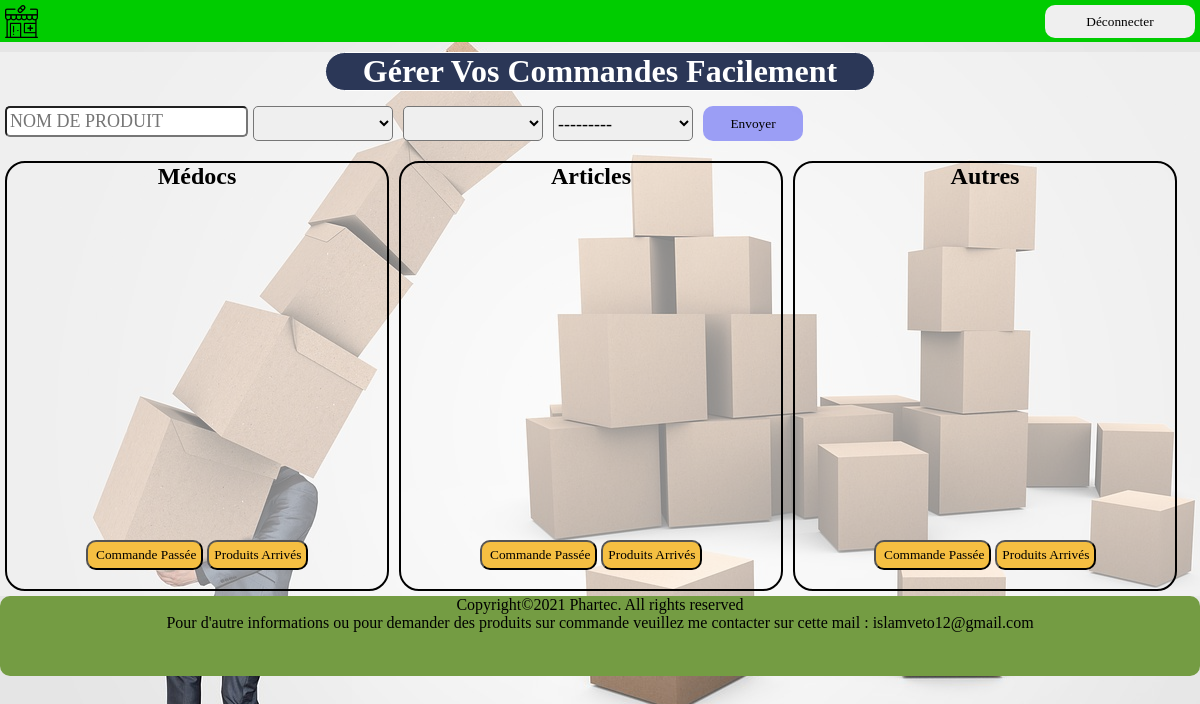
Page /orders/ (signed in) on the earlier database version.
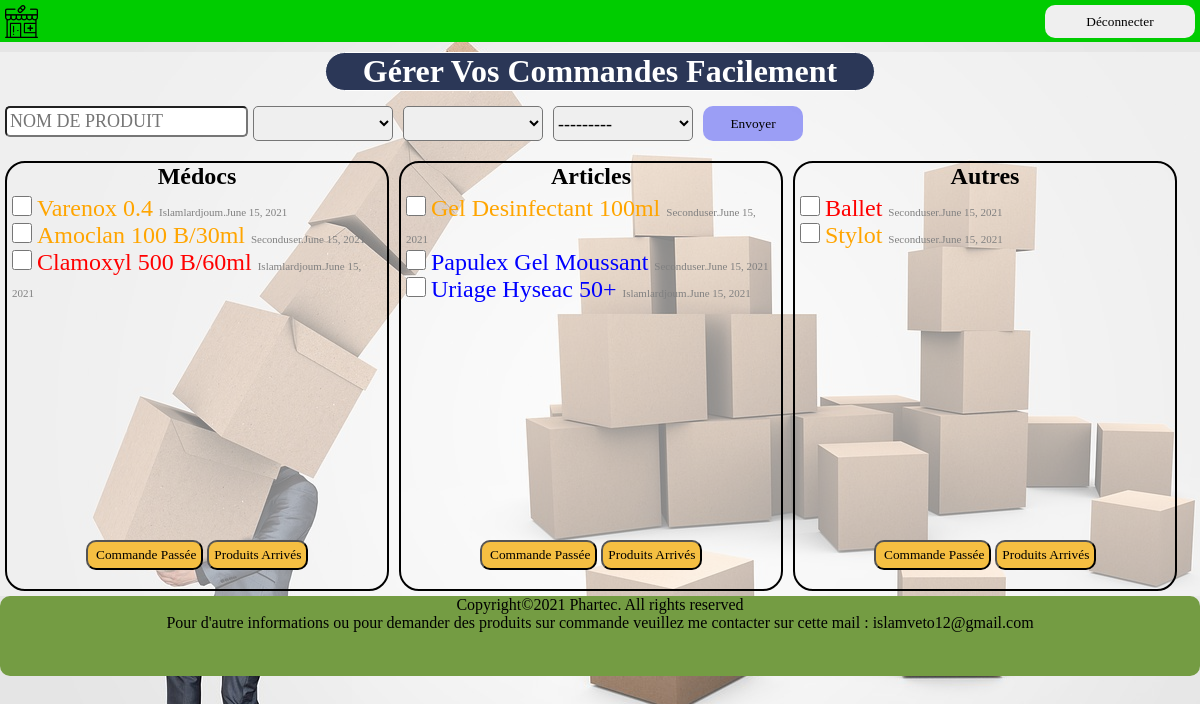
Same page on the later database version.
### orders/models.py (models this page shows)
class Commande(models.Model):
	creation_date = models.DateField(auto_now_add=True)
	product = models.CharField(max_length=250)
	productype = models.CharField(max_length=100)
	username = models.ForeignKey(User, on_delete=models.CASCADE)
	tags = models.CharField(max_length=100)
	completed = models.BooleanField(default= False)

### orders/views.py (the view, shortened to what this page needs)
# urls.py: path('orders/', easyCmd, name="easycmd"),
@login_required(login_url='login')
def easyCmd(request):
	get_mdc = Commande.objects.filter(productype='Médicament').order_by('creation_date')
	get_art = Commande.objects.filter(productype='Article').order_by('creation_date')
	get_other = Commande.objects.filter(productype='Autres').order_by('creation_date')
	form = CmdForm(request.POST or None)
	context = {
	'mdcs' : get_mdc,'form' : form, 'arts': get_art,'autres' : get_other
	}
	return render(request,'index.html',context)

### orders/forms.py
class CmdForm(forms.ModelForm):
	class Meta:
		model = Commande
		fields = ['product','productype','tags','username']
		CTR_CHOICES = (
			('', ''),
			('Médicament','Médicament'),
			('Article','Article'),
			('Autres','Autres'))
		TAG_CHOICES = (
			('',''),
			('Rupture','Rupture'),
			('Faible','Faible'),
			('Ord','Ord')
			)
		labels = {
			'product':('Nom de produit'),
			'productype' : ('Le type de produit'),
			'tags' : ('Tager le produit'),
			'username' : ('Le Nom d\'utilisateur')
		}
		widgets = {
			'product': forms.TextInput(attrs={
			'id' : 'product',
			'class' : 'form-control ',
			'placeholder': 'Nom de Produit',
			'autofocus': 'True'
			}),
			'productype' : forms.Select(choices= CTR_CHOICES, attrs = {
				'id' : 'type',
				'class' : 'form-control ',
				'placeholder': 'Type De Produit'
				}),
			'tags' : forms.Select(choices= TAG_CHOICES, attrs={
				'id' : 'tag',
				'class' : 'form-control ',
				'placeholder': 'Tag de Produit'
				}),
			'username' : forms.Select(attrs = {
				'id' : 'user',
				'class' : 'form-control ',
				'placeholder': "Nom d'Utilisateur"
				})
		}

### orders/templates/index.html (shortened to what this page needs)
{% load static %}
<!DOCTYPE html>
<html>
<head>
	<link rel="stylesheet" type="text/css" href="{% static '/css/main.css'%}">
</head>
<body >
	<nav>
		<img src="{% static '/img/phi.png' %}" alt="pharmacy icon">
		<a href="{% url 'logout' %}"><button id="btn">Déconnecter</button></a>
	</nav>
	<div id="body">
		<div id="h1"><h1>Gérer Vos Commandes Facilement</h1> </div>
		<div id="form" class="form">
			<form method="POST" action="">{% csrf_token%}
			{{form.as_p}}
			<input type="submit" name="send" value="Envoyer" id="validbtn">
			</form>
		</div>
		<div id="container" class="container">
			<div id="medicament-container" class="medicament-container">
				<h2>Médocs</h2>
				<form id="medicament-form" class="medicament-form" method="POST" action="manage/">{% csrf_token %}
					<div id="mdc" class="mdc">
						{% for mdc in mdcs%}
							{% if mdc.completed == True %}
								<label class="{{mdc.tags}} done">
								<input type="checkbox" value="{{mdc.product}}" name="checks"   id="{{mdc.id}}">{{mdc.product}} <span class="sub">{{mdc.username}}.{{mdc.creation_date}} </span>
								</label><br>
							{% else %}
								<label class="{{mdc.tags}}">
								<input type="checkbox" value="{{mdc.product}}" name="checks"   id="{{mdc.id}}">{{mdc.product}} <span class="sub">{{mdc.username}}.{{mdc.creation_date}} </span>
								</label><br>
							{% endif %}
						{% endfor %}
					</div>
					<input type="submit" name="cmd" value=" Commande Passée" class="vbtn">
					<input type="submit" name="arr" value="Produits Arrivés" class="vbtn">
				</form>
			</div>
			<div id="article-container" class="article-container">
				<h2>Articles</h2>
				<form id="article-form" class="article-form" method="POST" action="manage/">{% csrf_token %}
					<div id="art" class="art">
						{% for art in arts%}
							{% if art.completed == True %}
								<label class="{{art.tags}} done">
								<input type="checkbox" value="{{art.product}}" name="checks"   id="{{art.id}}">{{art.product}} <span class="sub">{{art.username}}.{{art.creation_date}} </span>
								</label><br>
							{% else %}
								<label class="{{art.tags}}">
								<input type="checkbox" value="{{art.product}}" name="checks"   id="{{art.id}}">{{art.product}} <span class="sub">{{art.username}}.{{art.creation_date}} </span>
								</label><br>
							{% endif %}
						{% endfor %}
					</div>
					<input type="submit" name="cmd" value=" Commande Passée" class="vbtn">
					<input type="submit" name="arr" value="Produits Arrivés" class="vbtn">
				</form>
			</div>
			<div id="other-container" class="other-container">
				<h2>Autres</h2>
				<form id="other-form" class="other-form" method="POST" action="manage/">{% csrf_token %}
					<div id="other" class="other">
						{% for autre in autres%}
							{% if autre.completed == True %}
								<label class="{{autre.tags}} done">
								<input type="checkbox" value="{{autre.product}}" name="checks"   id="{{autre.id}}">{{autre.product}} <span class="sub">{{autre.username}}.{{autre.creation_date}} </span>
								</label><br>
							{% else %}
								<label class="{{autre.tags}}">
								<input type="checkbox" value="{{autre.product}}" name="checks"   id="{{autre.id}}">{{autre.product}} <span class="sub">{{autre.username}}.{{autre.creation_date}} </span>
								</label><br>
							{% endif%}
						{% endfor %}
					</div>
					<input type="submit" name="cmd" value=" Commande Passée" class="vbtn">
					<input type="submit" name="arr" value="Produits Arrivés" class="vbtn">
				</form>
			</div>
		</div>
		</div>
		<footer>
			<div class="footer">
				<p> Copyright©2021 Phartec. All rights reserved</p>
				<p>Pour d'autre informations ou pour demander des produits sur commande veuillez me contacter sur cette mail : islamveto12@gmail.com</p>
			</div>
		</footer>
</body>
</html>

### orders/static/css/main.css (style rules this page uses)
* { margin: 0; padding: 0; box-sizing: border-box; font-family: 'Baloo Tamma 2', cursive; }
body { background: url("/static/img/ph1.jpg"); height: 650px; }
#body { background-color: rgba(250, 250, 250, 0.5); }
#h1 { border: solid 1px; border-radius: 20px; background-color: #2b3757; color: white; text-align: center; width: 550px; margin: 10px auto; }
nav { background-color: #00cc00 ; height: 42px; }
img { height: 33px; margin: 5px; }
#btn { float: right; width: 150px; height: 33px; border-radius: 10px; border: none; margin: 5px; }
.form form { width: 100%; margin: 10px auto; display: flex; flex-wrap: wrap; }
#product { width: 98%; font-size: 18px; border-radius: 5px; padding: 3px; text-transform: uppercase; margin: 5px; margin-right: 10px; }
#type { width: 140px; font-size: 18px; border-radius: 5px; height: 35px; margin: 5px; }
#tag { width: 140px; font-size: 18px; border-radius: 5px; height: 35px; margin: 5px; }
#user { width: 140px; font-size: 18px; border-radius: 5px; height: 35px; margin: 5px; }
#validbtn { width: 100px; height: 35px; margin: 5px; border-radius: 10px; border: none; background-color: rgba(66, 72, 245, 0.5); }
.container { display: flex; flex-wrap: wrap; }
.medicament-container { width: 32%; border: solid 2px black; border-radius: 20px; height: 430px; margin: 5px; text-align: center; }
.article-container { width: 32%; border: solid 2px black; border-radius: 20px; height: 430px; margin: 5px; text-align: center; }
.other-container { width: 32%; border: solid 2px black; border-radius: 20px; height: 430px; margin: 5px; text-align: center; }
#mdc { height: 340px; margin: 5px; text-align: left; font-size: 24px; overflow: auto; }
#art { height: 340px; margin: 5px; text-align: left; font-size: 24px; overflow: auto; }
#other { height: 340px; margin: 5px; text-align: left; font-size: 24px; overflow: auto; }
.vbtn { border-radius: 10px; background-color: rgb(245, 191, 66); padding: 5px; }
input[type='checkbox'] { width:20px; height:20px; background:white; border-radius:5px; border:2px solid #555; margin-right: 5px; }
.sub { font-size: 11px; color: grey; }
label.Rupture { color: red; text-transform: capitalize; }
label.Faible { color: orange; text-transform: capitalize; }
label.Ord { color: blue; text-transform: capitalize; }
.footer { text-align: center; background-color:#749c43 ; height: 80px; border-radius: 10px; }

Differences in the rows shown:
added Commande: product "Varenox 0.4", username "Islamlardjoum", creation_date "June 15, 2021", shown under "Médocs"
added Commande: product "Amoclan 100 B/30ml", username "Seconduser", creation_date "June 15, 2021", shown under "Médocs"
added Commande: product "Clamoxyl 500 B/60ml", username "Islamlardjoum", creation_date "June 15, 2021", tags "Rupture" (drawn), shown under "Médocs"
added Commande: product "Gel Desinfectant 100ml", username "Seconduser", creation_date "June 15, 2021", tags "Faible" (drawn), shown under "Articles"
added Commande: product "Papulex Gel Moussant", username "Seconduser", creation_date "June 15, 2021", shown under "Articles"
added Commande: product "Uriage Hyseac 50+", username "Islamlardjoum", creation_date "June 15, 2021", shown under "Articles"
added Commande: product "Ballet", username "Seconduser", creation_date "June 15, 2021", shown under "Autres"
added Commande: product "Stylot", username "Seconduser", creation_date "June 15, 2021", shown under "Autres"
